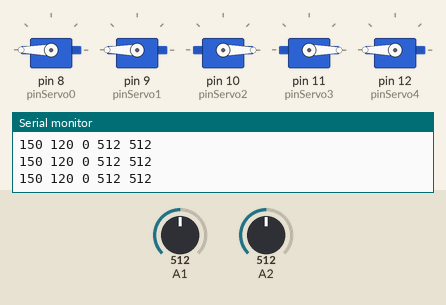
A sketch run on a simulated Arduino Uno, built with avr-gcc and run on an emulated ATmega328P. Shown: 5 × servo, the last lines printed to the serial monitor. Inputs (shaded band) come from the test bench; at power-on: A1 = 512, A2 = 512.

Above: at 1.2 s.
1.3 s: A1 set to 158
2.8 s: A1 set to 135
At 3.7 s:
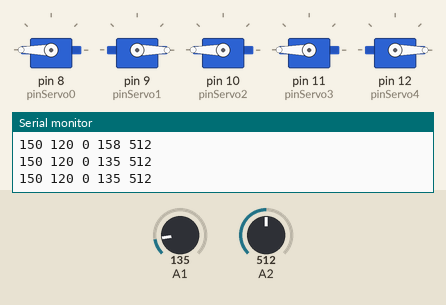
4.3 s: A2 set to 126
5.8 s: A2 set to 114
At 6.5 s:
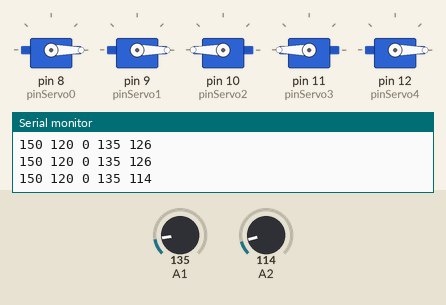
7.4 s: A1 set to 160
At 8.6 s:
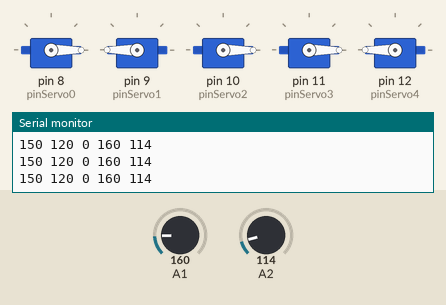
8.9 s: A1 set to 140
At 9.4 s:
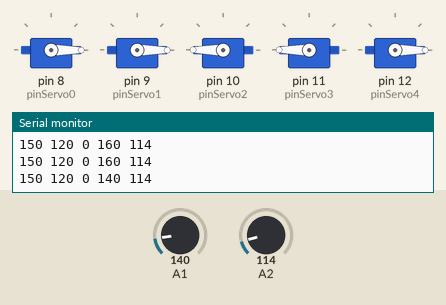
Timing chart, 0 to 11.5 s (numbered marks = the images above; inputs shaded):
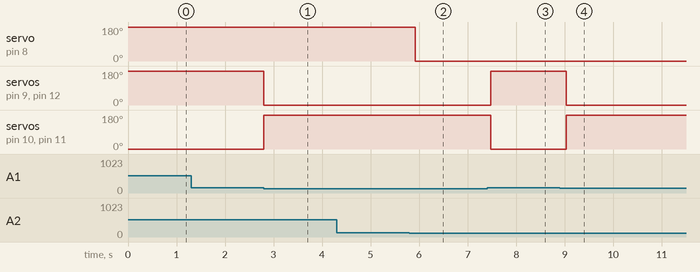

The sketch:

protesis_combinacional.ino
```cpp
#include <Servo.h>


// Declaramos la variable para controlar el servo
Servo pulgar;
Servo indice;
Servo medio;
Servo anular;
Servo menique;

const int pinServo0 = 8;
const int pinServo1 = 9;
const int pinServo2 = 10;
const int pinServo3 = 11;
const int pinServo4 = 12;
const int pulsoMin = 650;
const int pulsoMax = 2550;

int analog1;
int analog2;
int umbralD = 150;
int umbralB = 120;

void setup() {
  Serial.begin(9600); //inicio la comunicacion serie

  pulgar.attach(pinServo0, pulsoMin, pulsoMax);
  indice.attach(pinServo1, pulsoMin, pulsoMax);
  medio.attach(pinServo2, pulsoMin, pulsoMax);
  anular.attach(pinServo3, pulsoMin, pulsoMax);
  menique.attach(pinServo4, pulsoMin, pulsoMax);
}
void cerrarDeditos() {
  pulgar.write(0);
  indice.write(180);
  medio.write(0);
  anular.write(0);
  menique.write(180);
}

void apretar() {
  pulgar.write(180);
  indice.write(180);
  medio.write(0);
  anular.write(0);
  menique.write(180);
}

void cerrarGordo() {
/*  pulgar.write(180);
  indice.write(0);
  medio.write(180);
  anular.write(180);

  pulgar.write(180);
  indice.write(180);
  medio.write(0);
  anular.write(0);
  menique.write(180);*/

  pulgar.write(180);
  indice.write(0);
  medio.write(180);
  anular.write(180);
  menique.write(0);
}

void abrir(){
  pulgar.write(0);
  indice.write(0);
  medio.write(180);
  anular.write(180);
  menique.write(0);
}

void loop() {
  int analog1=analogRead(A1);  //leo un valor analogico
  int analog2=analogRead(A2);
if(analog2>= umbralB && analog1 <= umbralD){ // 1,0
    cerrarGordo();
} else if(analog2 < umbralB && analog1 > umbralD){ // 0,1
    cerrarDeditos();
} else if(analog2 < umbralB && analog1 < umbralD){ // 0,0
    abrir();
} else if(analog2 > umbralB && analog1 > umbralD){ // 1,1
    apretar();
}
delay(300);

  /*pulgar.write(180);
  indice.write(180);
  medio.write(0);
  anular.write(0);
  menique.write(180);*/

  Serial.print(umbralD);
  Serial.print(" ");
  Serial.print(umbralB);
  Serial.print(" ");
  Serial.print(0);
  Serial.print(" ");
  Serial.print(analog1);  //lo envio serialmente
  Serial.print(" ");
  Serial.println(analog2);
  delay(10);  //espero 100 milisegundos para la siguiente lectura
}
```

Measured:
- the behaviour switches between 151 and 150 on A1 (found by bisection; images 0 and 1)
- the behaviour switches between 120 and 119 on A2 (found by bisection; images 1 and 2)
- after the input at 2.8 s, servo on pin 9 (pinServo1), servo on pin 12 (pinServo4): 180° → 0° at once; servo on pin 10 (pinServo2), servo on pin 11 (pinServo3): 0° → 180° at once
- after the input at 5.8 s, servo on pin 8 (pinServo0): 180° → 0° after 0.12 s
- after the input at 7.4 s, servo on pin 9 (pinServo1), servo on pin 12 (pinServo4): 0° → 180° after 0.07 s; servo on pin 10 (pinServo2), servo on pin 11 (pinServo3): 180° → 0° after 0.07 s
- after the input at 8.9 s, servo on pin 9 (pinServo1), servo on pin 12 (pinServo4): 180° → 0° after 0.13 s; servo on pin 10 (pinServo2), servo on pin 11 (pinServo3): 0° → 180° after 0.13 s
